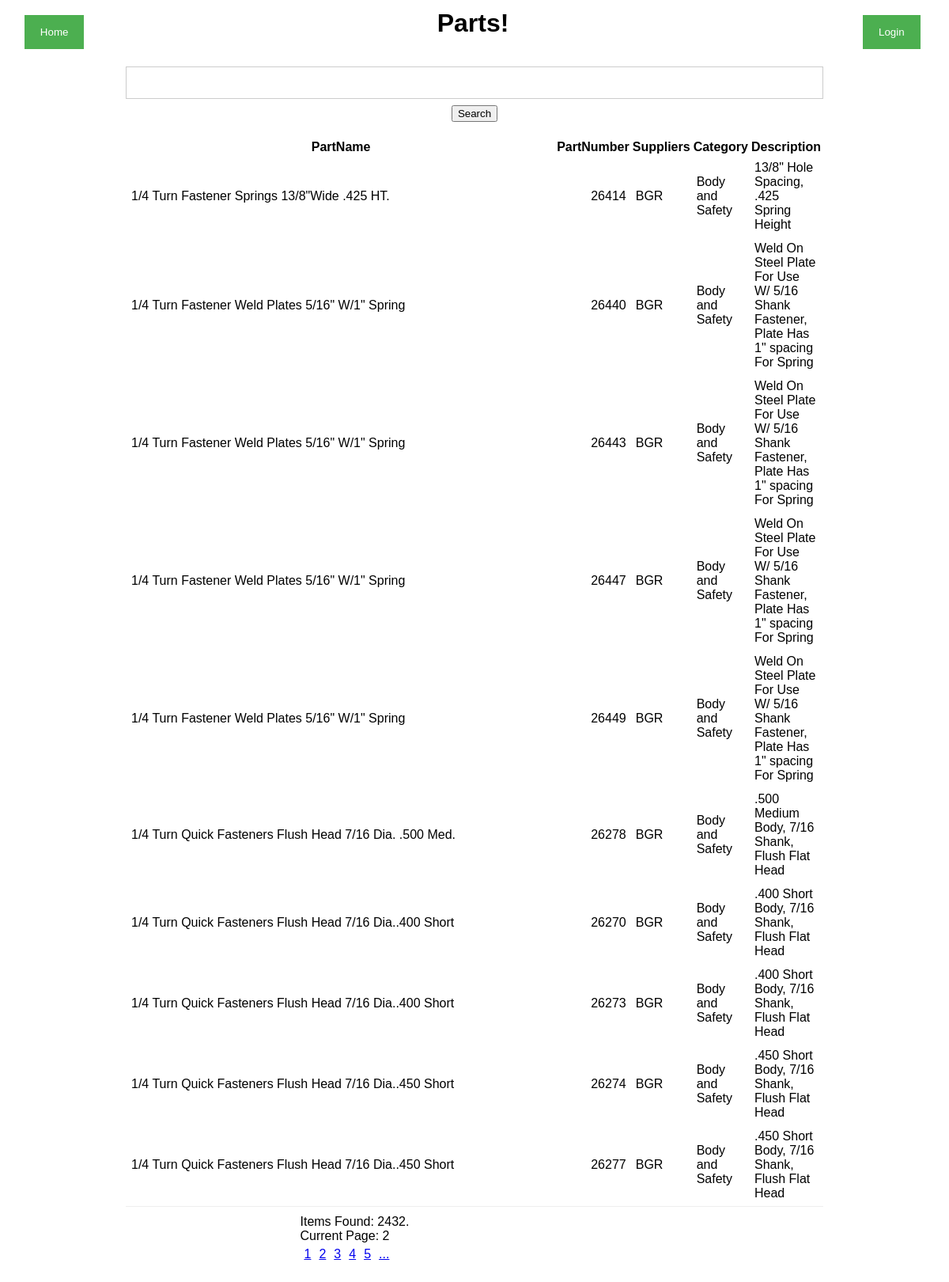
/index.php?pindex=10&page=2, run on the app's committed database.
### tables this page shows
CREATE TABLE IF NOT EXISTS `carparts` (
  `PartID` int(4) DEFAULT NULL,
  `PartName` varchar(65) DEFAULT NULL,
  `PartNumber` varchar(13) DEFAULT NULL,
  `Suppliers` varchar(12) DEFAULT NULL,
  `Category` varchar(26) DEFAULT NULL,
  `Description01` varchar(155) DEFAULT NULL,
  `Description02` varchar(187) DEFAULT NULL,
  `Description03` varchar(154) DEFAULT NULL,
  `Description04` varchar(121) DEFAULT NULL,
  `Description05` varchar(162) DEFAULT NULL,
  `Description06` varchar(104) DEFAULT NULL,
  `Price` varchar(8) DEFAULT NULL,
  `Estimated Shipping Cost` varchar(5) DEFAULT NULL,
  `Associated image filename1` varchar(47) DEFAULT NULL,
  `Associated image filename2` varchar(44) DEFAULT NULL,
  `Associated image filename3` varchar(39) DEFAULT NULL,
  `Associated image filename4` varchar(2) DEFAULT NULL,
  `Notes` varchar(50) DEFAULT NULL,
  `Shipping Weight` varchar(3) DEFAULT NULL
);

### www/index.php (the view, shortened to what this page needs)
<?php
require_once 'assets/lib/header.php';
require_once 'assets/lib/searchbar.php';
$index = 0;
if (isset($_GET["pindex"])){
	$index = (int)filter_input(INPUT_GET, "pindex");
}
if (isset($_GET["search"])) {
	$search_input = (string)filter_input(INPUT_GET, "search");
	if (isset($_SESSION["user_type"])) {
		$user_type = $_SESSION["user_type"];
		if ($user_type == "user"){
			$result = search($search_input, "user", $index);
			print_table($result, "user");
		} else if ($user_type == "admin") {
			$result = search($search_input, "user", $index);
			print_table($result, "admin");
		} else {
			$result = search($search_input, "guest", $index);
			print_table($result, "guest");
		}
	} else {
		$result = search($search_input, "guest", $index);
		print_table($result, "guest");
	}
} else {
	if (isset($_SESSION["user_type"])) {
		$result = search("", $_SESSION["user_type"], $index);
		print_table($result, $_SESSION["user_type"]);
	} else {
		$result = search("", "guest", $index);
		print_table($result, "guest");
	}
}
function search($keyword, $user_type, $index){
    $connection = get_connection();
	$result = array();
	try {
		$stmt = $connection->prepare("call sp_search( ?, ?, ? )");
		$stmt->bind_param("ssi", $keyword, $user_type, $index);
		$stmt->execute();
		$result_arr = $stmt->get_result();
		while($row = $result_arr->fetch_assoc()) {
			$result[] = $row;
		}
		return $result;
	} catch (\mysqli_sql_exception $ex) {
		throw $ex;
	} catch (Exception $e) {
		throw $e;
	}
}
function getSearchCount($keyword){
   $connection = get_connection();
    $count = 0;
    try{
		$stmt = $connection->prepare("call sp_search_item_count( ? )");
		$stmt->bind_param("s", $keyword);
		$stmt->execute();
		$stmt->bind_result($c);
		while($stmt->fetch()) {
			$count = $c;
        }
        return $count;
	} catch (\mysqli_sql_exception $ex) {
		throw $ex;
	} catch (Exception $e) {
		throw $e;
	}
}
function print_table ($query_result, $user_type) {
	echo "<table class='table-filter'>";
	if ($user_type == "user") {
		echo "<tr><th>PartID</th><th>PartName</th><th>PartNumber</th><th>Suppliers</th>"
			."<th>Category</th><th>Description01</th><th>Description02</th><th>Description03</th>"
			."<th>Description04</th><th>Description05</th><th>Description06</th><th>Price</th>"
			."<th>Estimated Shipping Cost</th><th>Associated image filename1</th><th>Associated image filename2</th>"
			."<th>Associated image filename3</th><th>Associated image filename4</th><th>Notes</th>"
			."<th>Shipping Weight</th></tr>";
		foreach ($query_result as $row) {
			echo "<tr>";
			foreach ($row as $column_data) {
				echo "<td>".htmlspecialchars($column_data)."</td>";
			}
			echo "</tr>";
		}
	} else {
		echo "<tr><th>PartName</th><th>PartNumber</th><th>Suppliers</th>"
			."<th>Category</th><th>Description</th></tr>";
		foreach ($query_result as $row) {
			echo "<tr>";
			foreach ($row as $column_data) {
				echo "<td>".htmlspecialchars($column_data)."</td>";
			}
			echo "</tr>";
		}
	}
	echo "</table>";
	print_nav_bar();
}
function print_nav_bar(){
	$search_input = "";
	$page = 1;
	if (isset($_GET["page"])){
		$page = (int)filter_input(INPUT_GET, "page");
	}
	$current_page = $page;
	$row_count = getSearchCount($search_input);
	$MAX_ROWS_PER_PAGE = 10;
	$MAX_INDEXES_PER_PAGE = 5;
	$page_count = (int)($row_count / $MAX_ROWS_PER_PAGE);
	echo "<div class='page_navigator'>";
	echo "Items Found: $row_count.<br/>";
	echo "Current Page: $current_page <br/>";
	echo "<nav>";
	$start_page = 1;
	$end_page = intval($page_count);
	$next_multiple_of_five = intval($current_page);
	if (($end_page - $curren_page) > 5) {
		while (($next_multiple_of_five % $MAX_INDEXES_PER_PAGE) != 0
				|| $next_multiple_of_five == $current_page) {
			++$next_multiple_of_five;
		}
		if ($current_page <= $page_count) {
			$end_page = intval($next_multiple_of_five);
		}
	}
	$pindex = 0;
	for ($p = $start_page; $p <= $end_page; $p++) {
		$pindex = ($p - 1) * $MAX_ROWS_PER_PAGE;
		if (isset($_GET["search"])){
			$search_input = (string)filter_input(INPUT_GET, "search");
			echo "<a href='index.php?search=$search_input&pindex=$pindex&page=$p' >$p</a>";
		} else {
			echo "<a href='index.php?pindex=$pindex&page=$p' >$p</a>";
		}
	}
	if (($page_count - $current_page) > 5) {
		if (isset($_GET["search"])){
			$search_input = (string)filter_input(INPUT_GET, "search");
			echo "<a href='index.php?search=$search_input&pindex=$pindex&page=".($end_page + 1)."' >...</a>";
		} else {
			echo "<a href='index.php?pindex=$pindex&page=".($end_page + 1)."' >...</a>";
		}
	}
	echo "</nav>";
	echo "</div>";
}
require_once 'assets/lib/footer.php';
?>

### www/assets/lib/header.php (style rules this page uses)
body { font-family: Arial, Helvetica, sans-serif; }
.table-filter { background-color: #fff; border-bottom: 1px solid #eee; }
.table-filter tbody tr td { padding: 5px; vertical-align: middle; border-top-color: #eee; }
.table-filter tr td:first-child { width: 80%; }
.table-filter tr td:nth-child(2) { text-align: right; }
.page_navigator { margin: auto; width: 50%; padding: 10px; }
nav a { display: inline-block; padding: 5px; }

### data on the page
carparts: PartName "1/4 Turn Fastener Springs 13/8\"Wide .425 HT.", PartNumber "26414", Suppliers "BGR", Category "Body and Safety", Description01 "13/8\" Hole Spacing, .425 Spring Height"
carparts: PartName "1/4 Turn Fastener Weld Plates 5/16\" W/1\" Spring", PartNumber "26440", Suppliers "BGR", Category "Body and Safety", Description01 "Weld On Steel Plate For Use W/ 5/16 Shank Fastener, Plate Has 1\" spacing For Spring"
carparts: PartName "1/4 Turn Fastener Weld Plates 5/16\" W/1\" Spring", PartNumber "26443", Suppliers "BGR", Category "Body and Safety", Description01 "Weld On Steel Plate For Use W/ 5/16 Shank Fastener, Plate Has 1\" spacing For Spring"
carparts: PartName "1/4 Turn Fastener Weld Plates 5/16\" W/1\" Spring", PartNumber "26447", Suppliers "BGR", Category "Body and Safety", Description01 "Weld On Steel Plate For Use W/ 5/16 Shank Fastener, Plate Has 1\" spacing For Spring"
carparts: PartName "1/4 Turn Fastener Weld Plates 5/16\" W/1\" Spring", PartNumber "26449", Suppliers "BGR", Category "Body and Safety", Description01 "Weld On Steel Plate For Use W/ 5/16 Shank Fastener, Plate Has 1\" spacing For Spring"
carparts: PartName "1/4 Turn Quick Fasteners Flush Head 7/16 Dia. .500 Med.", PartNumber "26278", Suppliers "BGR", Category "Body and Safety", Description01 ".500 Medium Body, 7/16 Shank, Flush Flat Head"
carparts: PartName "1/4 Turn Quick Fasteners Flush Head 7/16 Dia..400 Short", PartNumber "26270", Suppliers "BGR", Category "Body and Safety", Description01 ".400 Short Body, 7/16 Shank, Flush Flat Head"
carparts: PartName "1/4 Turn Quick Fasteners Flush Head 7/16 Dia..400 Short", PartNumber "26273", Suppliers "BGR", Category "Body and Safety", Description01 ".400 Short Body, 7/16 Shank, Flush Flat Head"
carparts: PartName "1/4 Turn Quick Fasteners Flush Head 7/16 Dia..450 Short", PartNumber "26274", Suppliers "BGR", Category "Body and Safety", Description01 ".450 Short Body, 7/16 Shank, Flush Flat Head"
carparts: PartName "1/4 Turn Quick Fasteners Flush Head 7/16 Dia..450 Short", PartNumber "26277", Suppliers "BGR", Category "Body and Safety", Description01 ".450 Short Body, 7/16 Shank, Flush Flat Head"

### other printed values
$row_count "2432"
$current_page "2"
